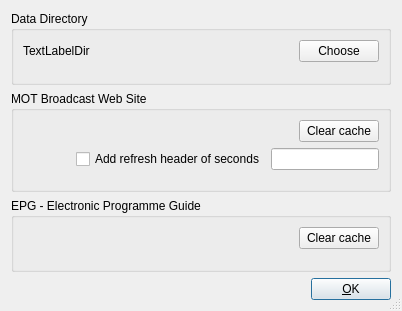
<?xml version="1.0" encoding="UTF-8"?>
<ui version="4.0">
 <class>CMultSettingsDlgBase</class>
 <widget class="QDialog" name="CMultSettingsDlgBase">
  <property name="windowModality">
   <enum>Qt::ApplicationModal</enum>
  </property>
  <property name="geometry">
   <rect>
    <x>0</x>
    <y>0</y>
    <width>402</width>
    <height>311</height>
   </rect>
  </property>
  <property name="sizePolicy">
   <sizepolicy hsizetype="Preferred" vsizetype="Preferred">
    <horstretch>0</horstretch>
    <verstretch>0</verstretch>
   </sizepolicy>
  </property>
  <property name="cursor">
   <cursorShape>ArrowCursor</cursorShape>
  </property>
  <property name="windowTitle">
   <string>Multimedia settings</string>
  </property>
  <property name="windowIcon">
   <iconset resource="res/icons.qrc">
    <normaloff>:/icons/MainIcon.svg</normaloff>:/icons/MainIcon.svg</iconset>
  </property>
  <property name="sizeGripEnabled">
   <bool>true</bool>
  </property>
  <layout class="QVBoxLayout" name="verticalLayout_4">
   <item>
    <widget class="QGroupBox" name="DirGroup">
     <property name="title">
      <string>Data Directory</string>
     </property>
     <layout class="QVBoxLayout" name="verticalLayout_3">
      <item>
       <layout class="QHBoxLayout">
        <property name="spacing">
         <number>6</number>
        </property>
        <property name="margin">
         <number>0</number>
        </property>
        <item>
         <widget class="QLabel" name="TextLabelDir">
          <property name="sizePolicy">
           <sizepolicy hsizetype="Expanding" vsizetype="Minimum">
            <horstretch>0</horstretch>
            <verstretch>0</verstretch>
           </sizepolicy>
          </property>
          <property name="text">
           <string>TextLabelDir</string>
          </property>
          <property name="wordWrap">
           <bool>false</bool>
          </property>
         </widget>
        </item>
        <item>
         <widget class="QPushButton" name="PushButtonChooseDir">
          <property name="text">
           <string>Choose</string>
          </property>
         </widget>
        </item>
       </layout>
      </item>
      <item>
       <spacer name="verticalSpacer_3">
        <property name="orientation">
         <enum>Qt::Vertical</enum>
        </property>
        <property name="sizeHint" stdset="0">
         <size>
          <width>20</width>
          <height>20</height>
         </size>
        </property>
       </spacer>
      </item>
     </layout>
    </widget>
   </item>
   <item>
    <widget class="QGroupBox" name="MOTGroup">
     <property name="sizePolicy">
      <sizepolicy hsizetype="Preferred" vsizetype="Expanding">
       <horstretch>0</horstretch>
       <verstretch>0</verstretch>
      </sizepolicy>
     </property>
     <property name="minimumSize">
      <size>
       <width>0</width>
       <height>0</height>
      </size>
     </property>
     <property name="title">
      <string>MOT Broadcast Web Site</string>
     </property>
     <layout class="QVBoxLayout" name="verticalLayout">
      <item>
       <layout class="QHBoxLayout">
        <property name="spacing">
         <number>6</number>
        </property>
        <property name="margin">
         <number>0</number>
        </property>
        <item>
         <spacer name="Spacer9">
          <property name="orientation">
           <enum>Qt::Horizontal</enum>
          </property>
          <property name="sizeType">
           <enum>QSizePolicy::Expanding</enum>
          </property>
          <property name="sizeHint" stdset="0">
           <size>
            <width>20</width>
            <height>20</height>
           </size>
          </property>
         </spacer>
        </item>
        <item>
         <widget class="QPushButton" name="buttonClearCacheMOT">
          <property name="sizePolicy">
           <sizepolicy hsizetype="Fixed" vsizetype="Fixed">
            <horstretch>0</horstretch>
            <verstretch>0</verstretch>
           </sizepolicy>
          </property>
          <property name="text">
           <string>Clear cache</string>
          </property>
         </widget>
        </item>
       </layout>
      </item>
      <item>
       <layout class="QHBoxLayout" name="Refresh">
        <property name="spacing">
         <number>6</number>
        </property>
        <property name="margin">
         <number>0</number>
        </property>
        <item>
         <spacer name="horizontalSpacer">
          <property name="orientation">
           <enum>Qt::Horizontal</enum>
          </property>
          <property name="sizeHint" stdset="0">
           <size>
            <width>20</width>
            <height>20</height>
           </size>
          </property>
         </spacer>
        </item>
        <item>
         <widget class="QCheckBox" name="CheckBoxAddRefresh">
          <property name="sizePolicy">
           <sizepolicy hsizetype="Fixed" vsizetype="Fixed">
            <horstretch>0</horstretch>
            <verstretch>0</verstretch>
           </sizepolicy>
          </property>
          <property name="text">
           <string>Add refresh header of seconds</string>
          </property>
         </widget>
        </item>
        <item>
         <widget class="QLineEdit" name="EdtSecRefresh">
          <property name="sizePolicy">
           <sizepolicy hsizetype="Minimum" vsizetype="Minimum">
            <horstretch>0</horstretch>
            <verstretch>0</verstretch>
           </sizepolicy>
          </property>
          <property name="text">
           <string/>
          </property>
          <property name="maxLength">
           <number>4</number>
          </property>
         </widget>
        </item>
       </layout>
      </item>
      <item>
       <spacer name="verticalSpacer">
        <property name="orientation">
         <enum>Qt::Vertical</enum>
        </property>
        <property name="sizeHint" stdset="0">
         <size>
          <width>20</width>
          <height>20</height>
         </size>
        </property>
       </spacer>
      </item>
     </layout>
    </widget>
   </item>
   <item>
    <widget class="QGroupBox" name="EPGGroup">
     <property name="sizePolicy">
      <sizepolicy hsizetype="Preferred" vsizetype="Expanding">
       <horstretch>0</horstretch>
       <verstretch>0</verstretch>
      </sizepolicy>
     </property>
     <property name="minimumSize">
      <size>
       <width>0</width>
       <height>0</height>
      </size>
     </property>
     <property name="title">
      <string>EPG - Electronic Programme Guide</string>
     </property>
     <layout class="QVBoxLayout" name="verticalLayout_2">
      <item>
       <layout class="QHBoxLayout">
        <property name="spacing">
         <number>6</number>
        </property>
        <property name="margin">
         <number>0</number>
        </property>
        <item>
         <spacer name="Spacer2">
          <property name="orientation">
           <enum>Qt::Horizontal</enum>
          </property>
          <property name="sizeType">
           <enum>QSizePolicy::Expanding</enum>
          </property>
          <property name="sizeHint" stdset="0">
           <size>
            <width>20</width>
            <height>20</height>
           </size>
          </property>
         </spacer>
        </item>
        <item>
         <widget class="QPushButton" name="buttonClearCacheEPG">
          <property name="sizePolicy">
           <sizepolicy hsizetype="Fixed" vsizetype="Fixed">
            <horstretch>0</horstretch>
            <verstretch>0</verstretch>
           </sizepolicy>
          </property>
          <property name="text">
           <string>Clear cache</string>
          </property>
         </widget>
        </item>
       </layout>
      </item>
      <item>
       <spacer name="verticalSpacer_2">
        <property name="orientation">
         <enum>Qt::Vertical</enum>
        </property>
        <property name="sizeHint" stdset="0">
         <size>
          <width>20</width>
          <height>20</height>
         </size>
        </property>
       </spacer>
      </item>
     </layout>
    </widget>
   </item>
   <item>
    <layout class="QHBoxLayout" name="horizontalLayout">
     <item>
      <spacer name="Spacer5">
       <property name="orientation">
        <enum>Qt::Horizontal</enum>
       </property>
       <property name="sizeType">
        <enum>QSizePolicy::Expanding</enum>
       </property>
       <property name="sizeHint" stdset="0">
        <size>
         <width>20</width>
         <height>20</height>
        </size>
       </property>
      </spacer>
     </item>
     <item>
      <widget class="QPushButton" name="buttonOk">
       <property name="text">
        <string>&amp;OK</string>
       </property>
       <property name="autoDefault">
        <bool>true</bool>
       </property>
       <property name="default">
        <bool>true</bool>
       </property>
      </widget>
     </item>
    </layout>
   </item>
  </layout>
 </widget>
 <tabstops>
  <tabstop>CheckBoxAddRefresh</tabstop>
  <tabstop>EdtSecRefresh</tabstop>
  <tabstop>buttonClearCacheMOT</tabstop>
  <tabstop>buttonClearCacheEPG</tabstop>
  <tabstop>buttonOk</tabstop>
 </tabstops>
 <resources>
  <include location="res/icons.qrc"/>
 </resources>
 <connections>
  <connection>
   <sender>buttonOk</sender>
   <signal>clicked()</signal>
   <receiver>CMultSettingsDlgBase</receiver>
   <slot>accept()</slot>
   <hints>
    <hint type="sourcelabel">
     <x>20</x>
     <y>20</y>
    </hint>
    <hint type="destinationlabel">
     <x>20</x>
     <y>20</y>
    </hint>
   </hints>
  </connection>
 </connections>
</ui>
